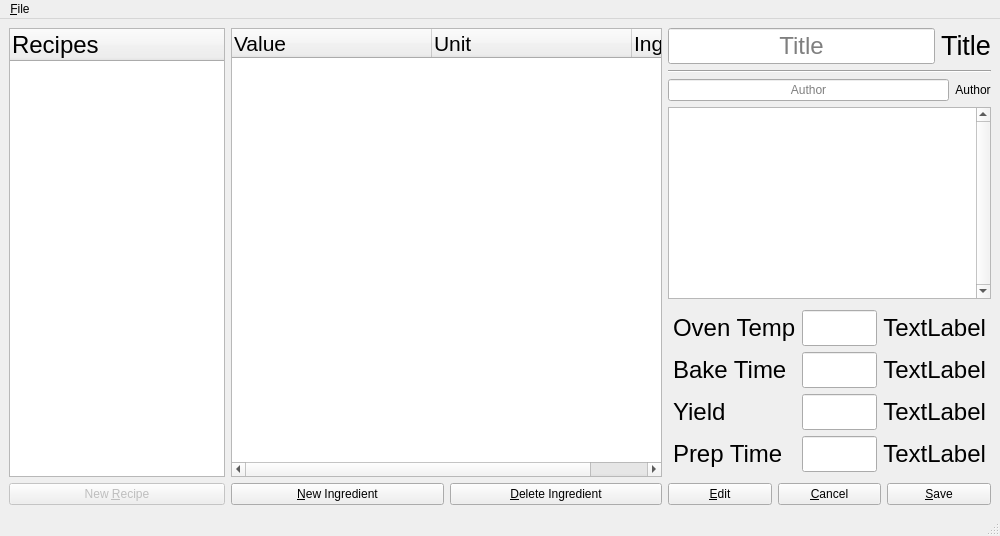
<?xml version="1.0" encoding="UTF-8"?>
<ui version="4.0">
 <class>MainWindow</class>
 <widget class="QMainWindow" name="MainWindow">
  <property name="windowTitle">
   <string>Recipe</string>
  </property>
  <widget class="QWidget" name="centralwidget">
   <property name="sizePolicy">
    <sizepolicy hsizetype="Expanding" vsizetype="MinimumExpanding">
     <horstretch>0</horstretch>
     <verstretch>0</verstretch>
    </sizepolicy>
   </property>
   <layout class="QGridLayout" name="gridLayout">
    <item row="0" column="0">
     <layout class="QHBoxLayout" name="main_columns" stretch="2,4,3">
      <item>
       <layout class="QVBoxLayout" name="recipe_column" stretch="1,0">
        <item>
         <widget class="QTreeWidget" name="recipes">
          <property name="enabled">
           <bool>true</bool>
          </property>
          <property name="sizePolicy">
           <sizepolicy hsizetype="Preferred" vsizetype="Preferred">
            <horstretch>0</horstretch>
            <verstretch>0</verstretch>
           </sizepolicy>
          </property>
          <property name="font">
           <font>
            <pointsize>18</pointsize>
           </font>
          </property>
          <property name="selectionMode">
           <enum>QAbstractItemView::SingleSelection</enum>
          </property>
          <property name="sortingEnabled">
           <bool>false</bool>
          </property>
          <column>
           <property name="text">
            <string>Recipes</string>
           </property>
          </column>
         </widget>
        </item>
        <item>
         <layout class="QHBoxLayout" name="recipe_buttons">
          <item>
           <widget class="QPushButton" name="new_recipe_button">
            <property name="enabled">
             <bool>false</bool>
            </property>
            <property name="text">
             <string>New &amp;Recipe</string>
            </property>
           </widget>
          </item>
         </layout>
        </item>
       </layout>
      </item>
      <item>
       <layout class="QVBoxLayout" name="ingredient_column" stretch="2,0">
        <item>
         <widget class="QTreeWidget" name="ingredients">
          <property name="enabled">
           <bool>true</bool>
          </property>
          <property name="sizePolicy">
           <sizepolicy hsizetype="Expanding" vsizetype="Minimum">
            <horstretch>0</horstretch>
            <verstretch>0</verstretch>
           </sizepolicy>
          </property>
          <property name="minimumSize">
           <size>
            <width>0</width>
            <height>400</height>
           </size>
          </property>
          <property name="font">
           <font>
            <pointsize>16</pointsize>
           </font>
          </property>
          <property name="editTriggers">
           <set>QAbstractItemView::CurrentChanged</set>
          </property>
          <property name="tabKeyNavigation">
           <bool>true</bool>
          </property>
          <property name="alternatingRowColors">
           <bool>true</bool>
          </property>
          <property name="selectionMode">
           <enum>QAbstractItemView::SingleSelection</enum>
          </property>
          <property name="selectionBehavior">
           <enum>QAbstractItemView::SelectItems</enum>
          </property>
          <property name="rootIsDecorated">
           <bool>true</bool>
          </property>
          <property name="uniformRowHeights">
           <bool>false</bool>
          </property>
          <property name="itemsExpandable">
           <bool>false</bool>
          </property>
          <property name="headerHidden">
           <bool>false</bool>
          </property>
          <attribute name="headerDefaultSectionSize">
           <number>200</number>
          </attribute>
          <attribute name="headerHighlightSections">
           <bool>false</bool>
          </attribute>
          <attribute name="headerMinimumSectionSize">
           <number>50</number>
          </attribute>
          <attribute name="headerShowSortIndicator" stdset="0">
           <bool>false</bool>
          </attribute>
          <column>
           <property name="text">
            <string>Value</string>
           </property>
          </column>
          <column>
           <property name="text">
            <string>Unit</string>
           </property>
          </column>
          <column>
           <property name="text">
            <string>Ingredient</string>
           </property>
          </column>
         </widget>
        </item>
        <item>
         <layout class="QHBoxLayout" name="ingredient_buttons">
          <item>
           <widget class="QPushButton" name="new_ingredient_button">
            <property name="text">
             <string>&amp;New Ingredient</string>
            </property>
           </widget>
          </item>
          <item>
           <widget class="QPushButton" name="delete_ingredient_button">
            <property name="enabled">
             <bool>true</bool>
            </property>
            <property name="text">
             <string>&amp;Delete Ingredient</string>
            </property>
           </widget>
          </item>
         </layout>
        </item>
       </layout>
      </item>
      <item>
       <layout class="QVBoxLayout" name="information_column">
        <property name="sizeConstraint">
         <enum>QLayout::SetDefaultConstraint</enum>
        </property>
        <property name="leftMargin">
         <number>0</number>
        </property>
        <item>
         <layout class="QHBoxLayout" name="title_layout">
          <item>
           <widget class="QLineEdit" name="title_edit">
            <property name="sizePolicy">
             <sizepolicy hsizetype="Expanding" vsizetype="Fixed">
              <horstretch>0</horstretch>
              <verstretch>0</verstretch>
             </sizepolicy>
            </property>
            <property name="font">
             <font>
              <pointsize>18</pointsize>
             </font>
            </property>
            <property name="alignment">
             <set>Qt::AlignCenter</set>
            </property>
            <property name="placeholderText">
             <string>Title</string>
            </property>
           </widget>
          </item>
          <item>
           <widget class="QLabel" name="title">
            <property name="sizePolicy">
             <sizepolicy hsizetype="Preferred" vsizetype="Fixed">
              <horstretch>0</horstretch>
              <verstretch>0</verstretch>
             </sizepolicy>
            </property>
            <property name="font">
             <font>
              <pointsize>20</pointsize>
             </font>
            </property>
            <property name="text">
             <string>Title</string>
            </property>
            <property name="scaledContents">
             <bool>false</bool>
            </property>
            <property name="alignment">
             <set>Qt::AlignCenter</set>
            </property>
            <property name="textInteractionFlags">
             <set>Qt::LinksAccessibleByMouse|Qt::TextSelectableByMouse</set>
            </property>
           </widget>
          </item>
         </layout>
        </item>
        <item>
         <widget class="Line" name="title_author_divider">
          <property name="sizePolicy">
           <sizepolicy hsizetype="Preferred" vsizetype="Fixed">
            <horstretch>0</horstretch>
            <verstretch>0</verstretch>
           </sizepolicy>
          </property>
          <property name="minimumSize">
           <size>
            <width>10</width>
            <height>0</height>
           </size>
          </property>
          <property name="orientation">
           <enum>Qt::Horizontal</enum>
          </property>
         </widget>
        </item>
        <item>
         <layout class="QHBoxLayout" name="author_layout">
          <item>
           <widget class="QLineEdit" name="author_edit">
            <property name="alignment">
             <set>Qt::AlignCenter</set>
            </property>
            <property name="placeholderText">
             <string>Author</string>
            </property>
           </widget>
          </item>
          <item>
           <widget class="QLabel" name="author">
            <property name="sizePolicy">
             <sizepolicy hsizetype="Preferred" vsizetype="Fixed">
              <horstretch>0</horstretch>
              <verstretch>0</verstretch>
             </sizepolicy>
            </property>
            <property name="text">
             <string>Author</string>
            </property>
            <property name="alignment">
             <set>Qt::AlignCenter</set>
            </property>
            <property name="textInteractionFlags">
             <set>Qt::LinksAccessibleByMouse|Qt::TextSelectableByMouse</set>
            </property>
           </widget>
          </item>
         </layout>
        </item>
        <item>
         <widget class="QTextEdit" name="directions">
          <property name="sizePolicy">
           <sizepolicy hsizetype="Preferred" vsizetype="MinimumExpanding">
            <horstretch>0</horstretch>
            <verstretch>0</verstretch>
           </sizepolicy>
          </property>
          <property name="font">
           <font>
            <pointsize>16</pointsize>
           </font>
          </property>
          <property name="autoFillBackground">
           <bool>false</bool>
          </property>
          <property name="verticalScrollBarPolicy">
           <enum>Qt::ScrollBarAlwaysOn</enum>
          </property>
          <property name="horizontalScrollBarPolicy">
           <enum>Qt::ScrollBarAsNeeded</enum>
          </property>
         </widget>
        </item>
        <item>
         <layout class="QVBoxLayout" name="information_sub_column">
          <item>
           <layout class="QGridLayout" name="details_actions" columnstretch="0,0">
            <property name="leftMargin">
             <number>5</number>
            </property>
            <property name="topMargin">
             <number>5</number>
            </property>
            <property name="rightMargin">
             <number>5</number>
            </property>
            <property name="bottomMargin">
             <number>5</number>
            </property>
            <item row="0" column="1">
             <layout class="QHBoxLayout" name="oventemp_layout">
              <item>
               <widget class="QLineEdit" name="oven_temp_edit">
                <property name="font">
                 <font>
                  <pointsize>18</pointsize>
                 </font>
                </property>
                <property name="text">
                 <string/>
                </property>
                <property name="alignment">
                 <set>Qt::AlignRight|Qt::AlignTrailing|Qt::AlignVCenter</set>
                </property>
               </widget>
              </item>
              <item>
               <widget class="QLabel" name="oven_temp">
                <property name="sizePolicy">
                 <sizepolicy hsizetype="Minimum" vsizetype="Minimum">
                  <horstretch>0</horstretch>
                  <verstretch>0</verstretch>
                 </sizepolicy>
                </property>
                <property name="font">
                 <font>
                  <pointsize>18</pointsize>
                 </font>
                </property>
                <property name="text">
                 <string>TextLabel</string>
                </property>
                <property name="alignment">
                 <set>Qt::AlignRight|Qt::AlignTrailing|Qt::AlignVCenter</set>
                </property>
                <property name="textInteractionFlags">
                 <set>Qt::LinksAccessibleByMouse|Qt::TextSelectableByMouse</set>
                </property>
               </widget>
              </item>
             </layout>
            </item>
            <item row="0" column="0">
             <widget class="QLabel" name="oven_temp_label">
              <property name="sizePolicy">
               <sizepolicy hsizetype="Fixed" vsizetype="Fixed">
                <horstretch>0</horstretch>
                <verstretch>0</verstretch>
               </sizepolicy>
              </property>
              <property name="font">
               <font>
                <pointsize>18</pointsize>
               </font>
              </property>
              <property name="text">
               <string>Oven Temp</string>
              </property>
             </widget>
            </item>
            <item row="1" column="0">
             <widget class="QLabel" name="bake_time_label">
              <property name="sizePolicy">
               <sizepolicy hsizetype="Fixed" vsizetype="Fixed">
                <horstretch>0</horstretch>
                <verstretch>0</verstretch>
               </sizepolicy>
              </property>
              <property name="font">
               <font>
                <pointsize>18</pointsize>
               </font>
              </property>
              <property name="text">
               <string>Bake Time</string>
              </property>
             </widget>
            </item>
            <item row="2" column="0">
             <widget class="QLabel" name="yields_label">
              <property name="sizePolicy">
               <sizepolicy hsizetype="Fixed" vsizetype="Fixed">
                <horstretch>0</horstretch>
                <verstretch>0</verstretch>
               </sizepolicy>
              </property>
              <property name="font">
               <font>
                <pointsize>18</pointsize>
               </font>
              </property>
              <property name="text">
               <string>Yield</string>
              </property>
             </widget>
            </item>
            <item row="3" column="0">
             <widget class="QLabel" name="prep_time_label">
              <property name="sizePolicy">
               <sizepolicy hsizetype="Fixed" vsizetype="Fixed">
                <horstretch>0</horstretch>
                <verstretch>0</verstretch>
               </sizepolicy>
              </property>
              <property name="font">
               <font>
                <pointsize>18</pointsize>
               </font>
              </property>
              <property name="text">
               <string>Prep Time</string>
              </property>
             </widget>
            </item>
            <item row="1" column="1">
             <layout class="QHBoxLayout" name="baketime_layout">
              <item>
               <widget class="QLineEdit" name="bake_time_edit">
                <property name="font">
                 <font>
                  <pointsize>18</pointsize>
                 </font>
                </property>
                <property name="alignment">
                 <set>Qt::AlignRight|Qt::AlignTrailing|Qt::AlignVCenter</set>
                </property>
               </widget>
              </item>
              <item>
               <widget class="QLabel" name="bake_time">
                <property name="sizePolicy">
                 <sizepolicy hsizetype="Minimum" vsizetype="Minimum">
                  <horstretch>0</horstretch>
                  <verstretch>0</verstretch>
                 </sizepolicy>
                </property>
                <property name="font">
                 <font>
                  <pointsize>18</pointsize>
                 </font>
                </property>
                <property name="text">
                 <string>TextLabel</string>
                </property>
                <property name="alignment">
                 <set>Qt::AlignRight|Qt::AlignTrailing|Qt::AlignVCenter</set>
                </property>
                <property name="textInteractionFlags">
                 <set>Qt::LinksAccessibleByMouse|Qt::TextSelectableByMouse</set>
                </property>
               </widget>
              </item>
             </layout>
            </item>
            <item row="2" column="1">
             <layout class="QHBoxLayout" name="yields_layout">
              <item>
               <widget class="QLineEdit" name="yields_edit">
                <property name="font">
                 <font>
                  <pointsize>18</pointsize>
                 </font>
                </property>
                <property name="alignment">
                 <set>Qt::AlignRight|Qt::AlignTrailing|Qt::AlignVCenter</set>
                </property>
               </widget>
              </item>
              <item>
               <widget class="QLabel" name="yields">
                <property name="sizePolicy">
                 <sizepolicy hsizetype="Minimum" vsizetype="Minimum">
                  <horstretch>0</horstretch>
                  <verstretch>0</verstretch>
                 </sizepolicy>
                </property>
                <property name="font">
                 <font>
                  <pointsize>18</pointsize>
                 </font>
                </property>
                <property name="text">
                 <string>TextLabel</string>
                </property>
                <property name="alignment">
                 <set>Qt::AlignRight|Qt::AlignTrailing|Qt::AlignVCenter</set>
                </property>
                <property name="textInteractionFlags">
                 <set>Qt::LinksAccessibleByMouse|Qt::TextSelectableByMouse</set>
                </property>
               </widget>
              </item>
             </layout>
            </item>
            <item row="3" column="1">
             <layout class="QHBoxLayout" name="preptime_layout">
              <item>
               <widget class="QLineEdit" name="prep_time_edit">
                <property name="font">
                 <font>
                  <pointsize>18</pointsize>
                 </font>
                </property>
                <property name="alignment">
                 <set>Qt::AlignRight|Qt::AlignTrailing|Qt::AlignVCenter</set>
                </property>
               </widget>
              </item>
              <item>
               <widget class="QLabel" name="prep_time">
                <property name="sizePolicy">
                 <sizepolicy hsizetype="Minimum" vsizetype="Minimum">
                  <horstretch>0</horstretch>
                  <verstretch>0</verstretch>
                 </sizepolicy>
                </property>
                <property name="font">
                 <font>
                  <pointsize>18</pointsize>
                 </font>
                </property>
                <property name="text">
                 <string>TextLabel</string>
                </property>
                <property name="alignment">
                 <set>Qt::AlignRight|Qt::AlignTrailing|Qt::AlignVCenter</set>
                </property>
                <property name="textInteractionFlags">
                 <set>Qt::LinksAccessibleByMouse|Qt::TextSelectableByMouse</set>
                </property>
               </widget>
              </item>
             </layout>
            </item>
           </layout>
          </item>
          <item>
           <layout class="QHBoxLayout" name="information_buttons">
            <item>
             <widget class="QPushButton" name="edit_button">
              <property name="text">
               <string>&amp;Edit</string>
              </property>
              <property name="checkable">
               <bool>false</bool>
              </property>
              <property name="checked">
               <bool>false</bool>
              </property>
             </widget>
            </item>
            <item>
             <widget class="QPushButton" name="cancel_button">
              <property name="enabled">
               <bool>true</bool>
              </property>
              <property name="text">
               <string>&amp;Cancel</string>
              </property>
             </widget>
            </item>
            <item>
             <widget class="QPushButton" name="save_button">
              <property name="enabled">
               <bool>true</bool>
              </property>
              <property name="text">
               <string>&amp;Save</string>
              </property>
             </widget>
            </item>
           </layout>
          </item>
         </layout>
        </item>
       </layout>
      </item>
     </layout>
    </item>
   </layout>
  </widget>
  <widget class="QMenuBar" name="menubar">
   <property name="geometry">
    <rect>
     <x>0</x>
     <y>0</y>
     <width>1125</width>
     <height>22</height>
    </rect>
   </property>
   <widget class="QMenu" name="menu_file">
    <property name="title">
     <string>&amp;File</string>
    </property>
    <addaction name="action_quit"/>
   </widget>
   <addaction name="menu_file"/>
  </widget>
  <widget class="QStatusBar" name="statusbar"/>
  <action name="action_quit">
   <property name="text">
    <string>&amp;Quit</string>
   </property>
   <property name="shortcut">
    <string>Ctrl+Q</string>
   </property>
  </action>
 </widget>
 <resources/>
 <connections>
  <connection>
   <sender>action_quit</sender>
   <signal>triggered()</signal>
   <receiver>MainWindow</receiver>
   <slot>close()</slot>
   <hints>
    <hint type="sourcelabel">
     <x>-1</x>
     <y>-1</y>
    </hint>
    <hint type="destinationlabel">
     <x>872</x>
     <y>539</y>
    </hint>
   </hints>
  </connection>
 </connections>
</ui>
